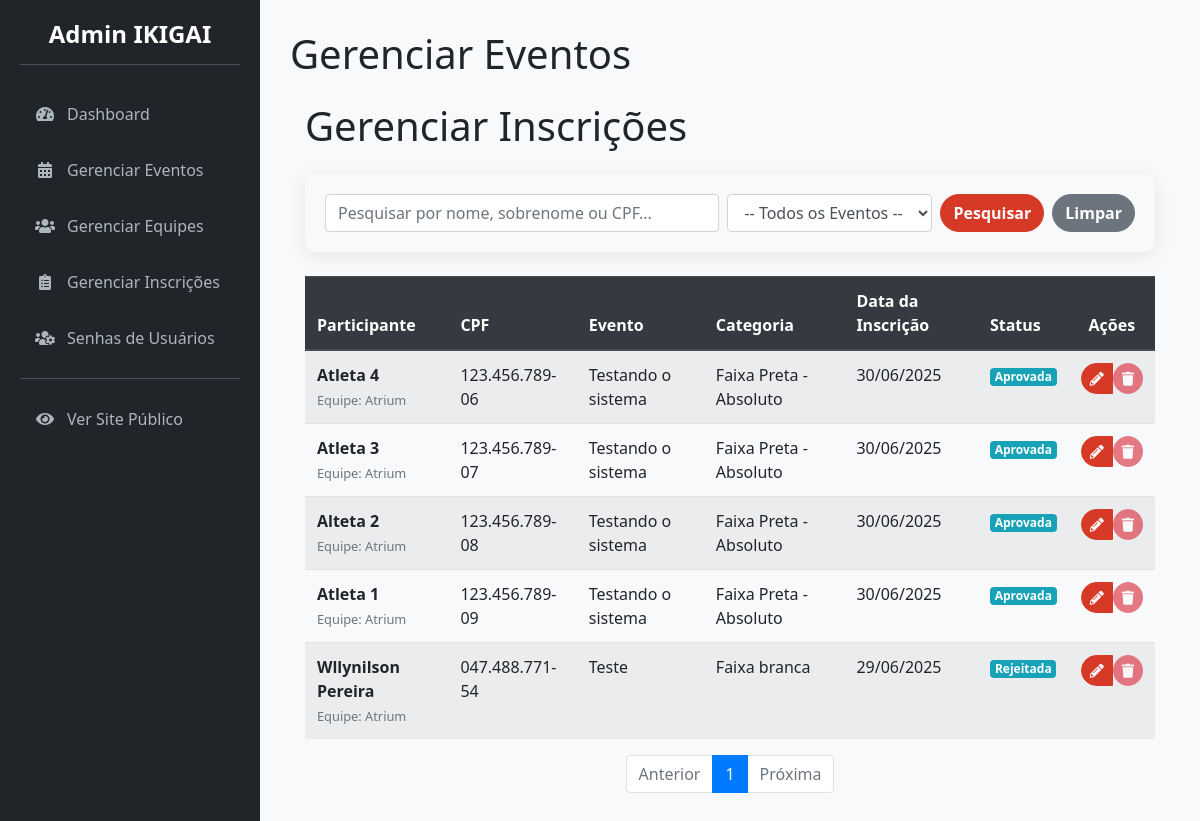
The app's page /admin/gerenciar_inscricoes (signed in), older data.
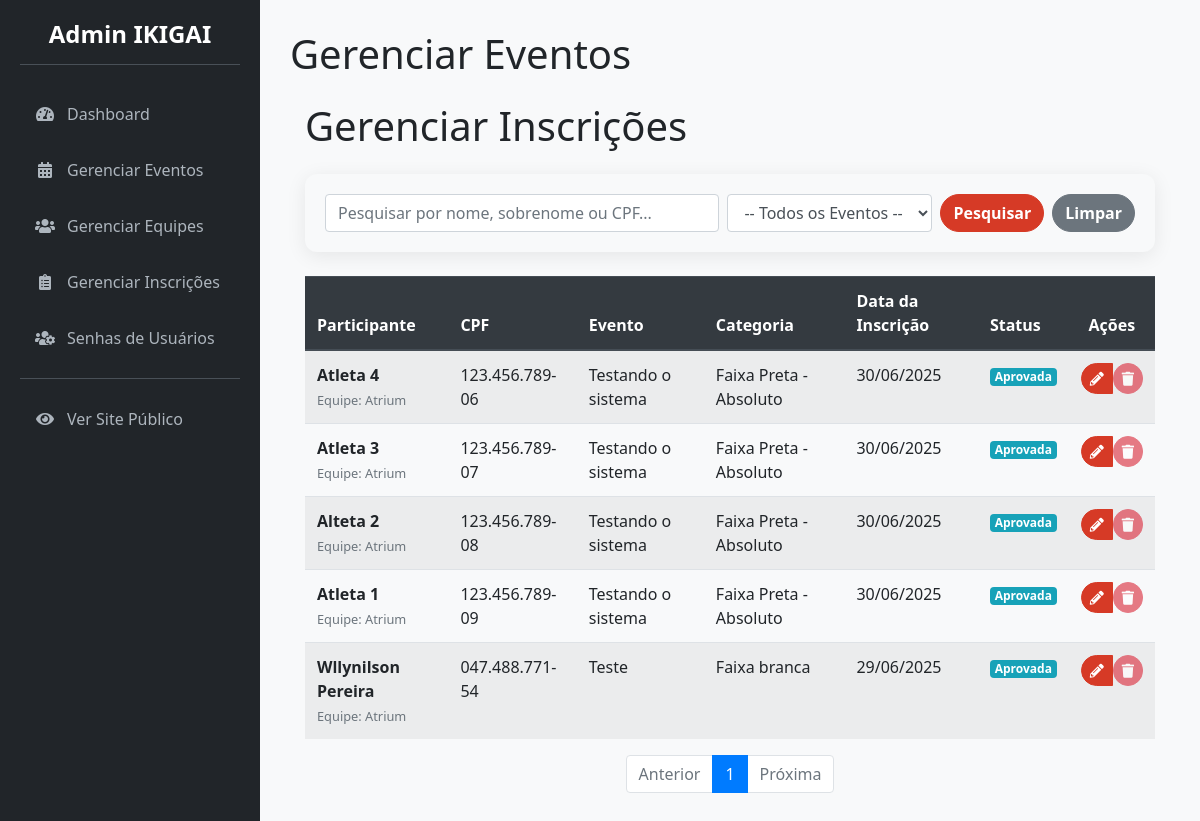
The same page, newer data.
### app/models.py (models this page shows, shortened)
class Inscricao(db.Model):
    __tablename__ = 'inscricoes'
    id = db.Column(db.Integer, primary_key=True)
    data_inscricao = db.Column(db.DateTime, default=datetime.utcnow)
    status = db.Column(db.String(20), nullable=False, default='Pendente')
    participante_id = db.Column(db.Integer, db.ForeignKey('participantes.id'), nullable=False)
    categoria_id = db.Column(db.Integer, db.ForeignKey('categorias.id'), nullable=False)
    registrado_por_user_id = db.Column(db.Integer, db.ForeignKey('users.id'), nullable=False)
    pagamento = db.relationship('Pagamento', backref='inscricao', uselist=False, cascade="all, delete-orphan")
    __table_args__ = (db.UniqueConstraint('participante_id', 'categoria_id', name='uq_participante_categoria'),)

class Participante(db.Model):
    __tablename__ = 'participantes'
    id = db.Column(db.Integer, primary_key=True)
    nome_completo = db.Column(db.String(150), nullable=False)
    data_nascimento = db.Column(db.Date, nullable=True)
    cpf = db.Column(db.String(14), unique=True, nullable=False)
    telefone = db.Column(db.String(20))
    graduacao = db.Column(db.String(50))
    peso = db.Column(db.Float)
    user_id = db.Column(db.Integer, db.ForeignKey('users.id'), nullable=True, unique=True)
    equipe_id = db.Column(db.Integer, db.ForeignKey('equipes.id'), nullable=False)
    inscricoes = db.relationship('Inscricao', backref='participante', lazy='dynamic')

class Equipe(db.Model):
    __tablename__ = 'equipes'
    id = db.Column(db.Integer, primary_key=True)
    nome_equipe = db.Column(db.String(100), nullable=False, unique=True)
    professor_responsavel = db.Column(db.String(100))
    membros = db.relationship('User', secondary=membros_equipe, backref=db.backref('equipes', lazy='dynamic'),
                              lazy='dynamic')
    participantes = db.relationship('Participante', backref='equipe', lazy='dynamic')

class Evento(db.Model):
    __tablename__ = 'eventos'
    id = db.Column(db.Integer, primary_key=True)
    nome_evento = db.Column(db.String(200), nullable=False)
    data_hora_evento = db.Column(db.DateTime, nullable=False)
    palestrante = db.Column(db.String(100))
    imagem_palestrante = db.Column(db.String(300))
    descricao = db.Column(db.Text)
    local_evento = db.Column(db.String(200))
    preco = db.Column(db.Float, default=0.0)
    numero_vagas = db.Column(db.Integer, nullable=False)
    pix_copia_e_cola = db.Column(db.Text)
    categorias = db.relationship('Categoria', backref='evento', lazy='dynamic', cascade="all, delete-orphan")

class Categoria(db.Model):
    __tablename__ = 'categorias'
    id = db.Column(db.Integer, primary_key=True)
    nome = db.Column(db.String(100), nullable=False)
    evento_id = db.Column(db.Integer, db.ForeignKey('eventos.id'), nullable=False)
    inscricoes = db.relationship('Inscricao', backref='categoria', lazy='dynamic')
    lutas = db.relationship('Luta', backref='categoria', lazy='dynamic')

### app/admin/routes.py (the view, shortened to what this page needs)
@bp.route('/gerenciar_inscricoes')
@admin_required
def gerenciar_inscricoes():
    page = request.args.get('page', 1, type=int)
    termo_pesquisa = request.args.get('q')
    evento_filtro_id = request.args.get('evento_id')
    query = Inscricao.query.options(
        joinedload(Inscricao.participante).joinedload(Participante.equipe),
        joinedload(Inscricao.categoria).joinedload(Categoria.evento)
    )
    if evento_filtro_id:
        query = query.join(Inscricao.categoria).filter(Categoria.evento_id == evento_filtro_id)
    inscricoes_paginadas = query.order_by(Inscricao.data_inscricao.desc()).paginate(
        page=page, per_page=10, error_out=False
    )
    eventos_para_filtro = Evento.query.order_by(Evento.nome_evento).all()
    return render_template('admin/admin_gerenciar_inscricoes.html',
                           inscricoes_paginadas=inscricoes_paginadas,
                           eventos_para_filtro=eventos_para_filtro,
                           titulo='Gerenciar Inscrições')

### app/__init__.py (called while the page is built)
@login_manager.user_loader
def load_user(user_id):
    return models.User.query.get(int(user_id))

### app/admin/routes.py (called while the page is built)
@bp.before_request
def before_request_handler():
    if current_app.config.get('DEBUG') and not current_user.is_authenticated:
        user = User.query.first()
        if user:
            login_user(user)

### app/templates/admin/admin_gerenciar_inscricoes.html (shortened to what this page needs)
{% extends 'admin/admin_base.html' %}
{% block page_title %}Gerenciar Eventos{% endblock %}
{% block content %}
    <div class="container">
        <h1 class="mt-4 mb-4">{{ titulo }}</h1>
        <div class="card bg-light mb-4">
            <div class="card-body">
                <form method="GET" action="{{ url_for('admin.gerenciar_inscricoes') }}" class="form-inline">
                    <div class="form-group mr-2 flex-grow-1">
                        <input type="text" class="form-control w-100" id="q" name="q"
                               placeholder="Pesquisar por nome, sobrenome ou CPF..."
                               value="{{ request.args.get('q', '') }}">
                    </div>
                    <div class="form-group mr-2">
                        <select class="form-control" name="evento_id" id="evento_id">
                            <option value="">-- Todos os Eventos --</option>
                        </select>
                    </div>
                    <button type="submit" class="btn btn-primary mr-2">Pesquisar</button>
                    <a href="{{ url_for('admin.gerenciar_inscricoes') }}" class="btn btn-secondary">Limpar</a>
                </form>
            </div>
        </div>
        <div class="table-responsive">
            <table class="table table-striped table-hover">
                <thead class="thead-dark">
                <tr>
                    <th>Participante</th>
                    <th>CPF</th>
                    <th>Evento</th>
                    <th>Categoria</th>
                    <th>Data da Inscrição</th>
                    <th>Status</th>
                    <th class="text-center">Ações</th>
                </tr>
                </thead>
                <tbody>
                {% if inscricoes_paginadas.items %}
                    {% for inscricao in inscricoes_paginadas.items %}
                        <tr>
                            <td>
                                <strong>{{ inscricao.participante.nome_completo }}</strong><br>
                                <small class="text-muted">Equipe: {{ inscricao.participante.equipe.nome_equipe }}</small>
                            </td>
                            <td>{{ inscricao.participante.cpf }}</td>
                            <td>{{ inscricao.categoria.evento.nome_evento }}</td>
                            <td>{{ inscricao.categoria.nome }}</td>
                            <td>{{ inscricao.data_inscricao.strftime('%d/%m/%Y') }}</td>
                            <td class="text-center status-cell">
                                {% if inscricao.status == 'Pendente' %}
                                    <span class="badge badge-warning">Pendente</span>
                                {% elif inscricao.status == 'Aprovado' %}
                                    <span class="badge badge-success">Aprovado</span>
                                {% elif inscricao.status == 'Rejeitado' %}
                                    <span class="badge badge-secondary">Rejeitado</span>
                                {% elif inscricao.status == 'Cancelado' %}
                                    <span class="badge badge-danger">Cancelado</span>
                                {% else %}
                                    <span class="badge badge-info">{{ inscricao.status }}</span>
                                {% endif %}
                            </td>
                            <td class="text-center">
                                <div class="btn-group" role="group">
                                    <a href="{{ url_for('admin.editar_inscricao', inscricao_id=inscricao.id) }}"
                                       class="btn btn-primary btn-sm" title="Editar Inscrição"><i
                                            class="fas fa-pencil-alt"></i></a>
                                    <form class="d-inline" data-action="cancel-form" action="#" method="post">
                                        <button type="submit" class="btn btn-danger btn-sm disabled"
                                                title="Excluir Inscrição"><i class="fas fa-trash"></i></button>
                                    </form>
                                </div>
                            </td>
                        </tr>
                    {% endfor %}
                {% else %}
                    <tr>
                        <td colspan="7" class="text-center">Nenhuma inscrição encontrada.</td>
                    </tr>
                {% endif %}
                </tbody>
            </table>
        </div>
        <nav aria-label="Navegação das Inscrições">
            <ul class="pagination justify-content-center">
                <li class="page-item {% if not inscricoes_paginadas.has_prev %}disabled{% endif %}">
                    <a class="page-link"
                       href="{{ url_for('admin.gerenciar_inscricoes', page=inscricoes_paginadas.prev_num, q=request.args.get('q'), evento_id=request.args.get('evento_id')) }}">Anterior</a>
                </li>
                {% for page_num in inscricoes_paginadas.iter_pages(left_edge=1, right_edge=1, left_current=1, right_current=2) %}
                    {% if page_num %}
                        {% if inscricoes_paginadas.page == page_num %}
                            <li class="page-item active"><a class="page-link" href="#">{{ page_num }}</a></li>
                        {% else %}
                            <li class="page-item"><a class="page-link"
                                                     href="{{ url_for('admin.gerenciar_inscricoes', page=page_num, q=request.args.get('q'), evento_id=request.args.get('evento_id')) }}">{{ page_num }}</a>
                            </li>
                        {% endif %}
                    {% else %}
                        <li class="page-item disabled"><span class="page-link">...</span></li>
                    {% endif %}
                {% endfor %}
                <li class="page-item {% if not inscricoes_paginadas.has_next %}disabled{% endif %}">
                    <a class="page-link"
                       href="{{ url_for('admin.gerenciar_inscricoes', page=inscricoes_paginadas.next_num, q=request.args.get('q'), evento_id=request.args.get('evento_id')) }}">Próxima</a>
                </li>
            </ul>
        </nav>
    </div>
{% endblock %}

### app/templates/admin/admin_base.html (shortened to what this page needs)
<!DOCTYPE html>
<html lang="pt-BR">
<head>
    <link rel="stylesheet" href="https://stackpath.bootstrapcdn.com/bootstrap/4.5.2/css/bootstrap.min.css"
>
    <link rel="stylesheet" href="https://cdnjs.cloudflare.com/ajax/libs/font-awesome/5.15.3/css/all.min.css">
    <link rel="stylesheet" href="{{ url_for('static', filename='css/admin_styles.css') }}">
</head>
<body>
<div class="admin-wrapper">
    <nav class="sidebar">
        <h2>Admin IKIGAI</h2>
        <a href="{{ url_for('admin.dashboard') }}"
           class="{{ 'active' if request.endpoint == 'admin.dashboard' else '' }}">
            <i class="fas fa-tachometer-alt"></i> Dashboard
        </a>
        <a href="{{ url_for('admin.gerenciar_eventos') }}"
           class="{{ 'active' if 'evento' in request.endpoint else '' }}">
            <i class="fas fa-calendar-alt"></i> Gerenciar Eventos
        </a>
        <a href="{{ url_for('admin.gerenciar_equipes') }}"
           class="{{ 'active' if 'equipe' in request.endpoint else '' }}">
            <i class="fas fa-users"></i> Gerenciar Equipes
        </a>
        <a href="{{ url_for('admin.gerenciar_inscricoes') }}"
           class="{{ 'active' if 'inscricao' in request.endpoint else '' }}">
            <i class="fas fa-clipboard-list"></i> Gerenciar Inscrições
        </a>
        <a href="{{ url_for('admin.gerenciar_usuarios') }}"
           class="{{ 'active' if 'usuario' in request.endpoint else '' }}">
            <i class="fas fa-users-cog"></i> <span>Senhas de Usuários</span>
        </a>
        <hr style="border-color: #495057;">
        <a href="{{ url_for('public.index') }}"><i class="fas fa-eye"></i> Ver Site Público</a>
    </nav>
    <main class="main-content">
        <div class="content-header">
            <h1>{% block page_title %}{% endblock %}</h1>
        </div>
        {% block content %}{% endblock %}
    </main>
</div>
</body>
</html>

### app/static/css/admin_styles.css (style rules this page uses)
:root { --primary-red: rgb(214, 58, 38); --dark-red: rgb(180, 45, 28); --admin-bg: #f8f9fa; --sidebar-bg: #212529; --sidebar-link-color: #adb5bd; --sidebar-link-hover-color: #fff; --shadow: 0 4px 20px rgba(0, 0, 0, 0.08); --border-radius: 12px; --font-family: 'Segoe UI', Tahoma, Geneva, Verdana, sans-serif; }
body { background-color: var(--admin-bg); font-family: var(--font-family); }
.admin-wrapper { display: flex; }
.sidebar { width: 260px; min-height: 100vh; background: var(--sidebar-bg); padding: 20px; color: white; flex-shrink: 0; transition: all 0.3s ease; }
.main-content { flex-grow: 1; padding: 30px; overflow-y: auto; }
.sidebar h2 { font-size: 1.5rem; margin-bottom: 25px; text-align: center; color: #fff; border-bottom: 1px solid #495057; padding-bottom: 15px; font-weight: 600; }
.sidebar a { display: flex; align-items: center; gap: 12px; color: var(--sidebar-link-color); padding: 12px 15px; text-decoration: none; border-radius: 8px; margin-bottom: 8px; transition: all 0.3s ease; }
.sidebar a i { width: 20px; text-align: center; }
.card { border-radius: var(--border-radius); border: none; box-shadow: var(--shadow); }
.btn { border-radius: 25px; font-weight: 600; }
.btn-primary { background-color: var(--primary-red); border-color: var(--primary-red); }

Row changes from the older to the newer data that the page shows:
changed Inscricao "Wllynilson Pereira": status "Rejeitada" → "Aprovada"
